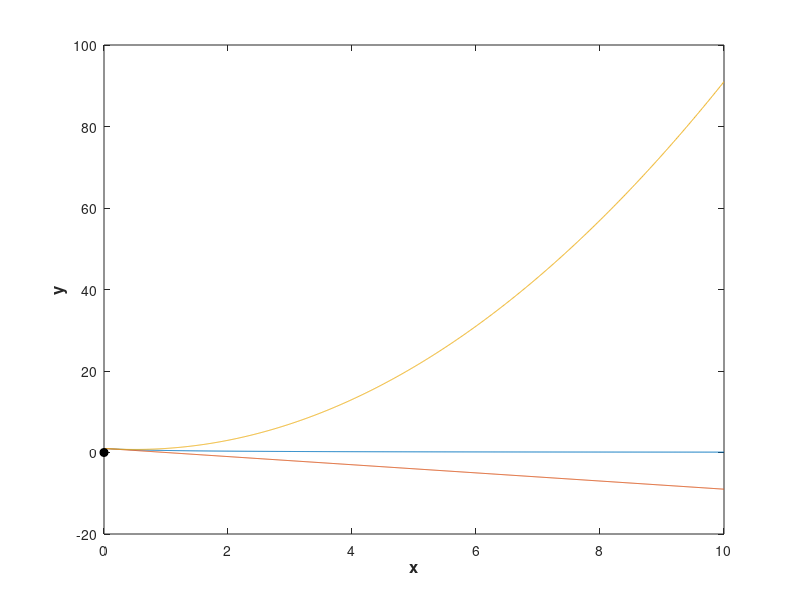

MATLAB code for this plot: (Note: this script raises an error after producing the figure.)
% Convex Optimization 2025-26 %
% --- EXERCISE 1 --- %
% Nikolaos Malamas (2020030180)

clc; close all; clear all;

%% 
% 1.
step = 0.01;
x_max = 10;
x = [0:step:x_max];
f = 1./(x+1);

% (a) Done in paper - results in the report

% (b) We choose as x0 = [0,1,3] and plot the first and second order
% approximations at those points in common plots with the original f

% The closed forms of f_1 and f_2 have been derived by applying the
% given formulas in the exercise description. In the report, we
% we show in detail how the results were calculated.

% x0 = 0
f_1 = -x + 1;
f_2 = x.^2 - x + 1;

figure
plot(x,f);
hold on
plot(x,f_1);
hold on
plot(x,f_2);
x0 = 0;
y0 = f(x == x0);
xlabel('x','FontSize',12,'FontWeight','bold');
ylabel('y','FontSize',12,'FontWeight','bold');
plot(x0, 0, 'ko', 'MarkerFaceColor', 'k', 'MarkerSize', 6);
line([x0 x0], y0, 'Color', 'r', 'LineWidth', 2, 'LineStyle', ':');
text(x0 + 0.1, 3, 'x_0', 'FontSize', 12 ,'Color', 'k', 'FontWeight', 'bold');
grid on;
axis on
title(['$f(x)$ ' 'and its 1st and 2nd order Taylor approximations at ' '$x_0=0$'], 'Interpreter', 'latex');
legend('f(x)','f_1(x)','f_2(x)');

% x0 = 1
f_1 = -(1/4).*x + 3/4;
f_2 = (1/8).*x.^2 - (1/2).*x + 7/8;

figure
plot(x,f);
hold on
plot(x,f_1);
hold on
plot(x,f_2);
x0 = 1;
y0 = f(x == x0);
xlabel('x','FontSize',12,'FontWeight','bold');
ylabel('y','FontSize',12,'FontWeight','bold');
plot(x0, 0, 'ko', 'MarkerFaceColor', 'k', 'MarkerSize', 6);
line([x0 x0], [0 y0], 'Color', 'r', 'LineWidth', 1, 'LineStyle', ':');
text(x0 + 0.1, 0, 'x_0', 'FontSize', 12 ,'Color', 'k', 'FontWeight', 'bold');
grid on;
axis on
title(['$f(x)$ ' 'and its 1st and 2nd order Taylor approximations at ' '$x_0=1$'], 'Interpreter', 'latex');
legend('f(x)','f_1(x)','f_2(x)');

% x0 = 3
f_1 = -(1/16).*x + 7/16;
f_2 = (1/64).*x.^2 - (10/64).*x + 37/64;

figure
plot(x,f);
hold on
plot(x,f_1);
hold on
plot(x,f_2);
x0 = 3;
y0 = f(x == x0);
xlabel('x','FontSize',12,'FontWeight','bold');
ylabel('y','FontSize',12,'FontWeight','bold');
plot(x0, 0, 'ko', 'MarkerFaceColor', 'k', 'MarkerSize', 6);
line([x0 x0], [0 y0], 'Color', 'r', 'LineWidth', 1, 'LineStyle', ':');
text(x0 + 0.1, 0, 'x_0', 'FontSize', 12 ,'Color', 'k', 'FontWeight', 'bold');
grid on
axis on
title(['$f(x)$ ' 'and its 1st and 2nd order Taylor approximations at ' '$x_0=3$'], 'Interpreter', 'latex');
legend('f(x)','f_1(x)','f_2(x)');

%%
% 2.

% (a)
% Define a x* > 0 as a bound for the x1,x2 to be into [0,x*]
x_star = 10;
step = 0.1;

[x1,x2] = meshgrid(0:step:x_star);
f = 1./(x1+x2+1);

figure
mesh(x1,x2,f,"LineStyle","--","FaceColor","flat","EdgeColor","k","EdgeAlpha","0.2");
title('The plot of $f$ using the ${\tt mesh}$ function', 'Interpreter','latex');
xlabel('x_1','FontSize',12,'FontWeight','bold');
ylabel('x_2','FontSize',12,'FontWeight','bold');
zlabel('f(x_1,x_2)','FontSize',12,'FontWeight','bold');
colorbar

% (b)
no_levels = 15;
figure
contour(x1,x2,f,no_levels,LineWidth=2);
grid on;
axis([0 7 0 7]);
title('The plot of $f$ using the ${\tt contour}$ function','Interpreter','latex');
xlabel('x_1','FontSize',12,'FontWeight','bold');
ylabel('x_2','FontSize',12,'FontWeight','bold');
colorbar

% (c) Done in paper - results in the report
% The chosen x_0 = (0 0)
x01 = 0;
x02 = 0;
x0 = [x01;x02];

% (d)
% The 1st order Taylor approximation at x0
f1 = 1 - x1 - x2;

figure
mesh(x1,x2,f,"FaceColor","g","EdgeColor","k","EdgeAlpha","0.05",'LineWidth', 2.5);
hold on
mesh(x1,x2,f1,"FaceColor","b","EdgeColor","k","EdgeAlpha","0.05",'LineWidth', 2.5);
hold on
z0 = f(x1 == x01 & x2 == x02);
plot3(x01, x02, 0, 'ko', 'MarkerFaceColor', 'k', 'MarkerSize', 6);
line ([x01 0], [x02 0], [0 z0], 'Color', 'r', 'LineWidth', 1.5, 'LineStyle', ':');
text(x01 + 0.1, x02 + 0.1, 0, 'x_0', 'FontSize', 12 ,'Color', 'k', 'FontWeight', 'bold');
axis([0 2 0 2 -2 2]);
title('Common ${\tt mesh}$ of $f$ and its 1st order Taylor approximation $f_1$ at $x_0 = (0\ 0)$','Interpreter','latex');
legend('f(x)','f_1(x)');
xlabel('x_1','FontSize',12,'FontWeight','bold');
ylabel('x_2','FontSize',12,'FontWeight','bold');
zlabel('f(x_1,x_2)','FontSize',12,'FontWeight','bold');

% (e)
% The 2nd order Taylor approximation at x0
f2 = 1 - x1 - x2 + (x1+x2).^2;
figure
mesh(x1,x2,f,"FaceColor","g","EdgeColor","k","EdgeAlpha","0.1");
hold on
mesh(x1,x2,f2,"FaceColor","b","EdgeColor","k","EdgeAlpha","0.1");
hold on
z0 = f(x1 == x01 & x2 == x02);
plot3(x01, x02, 0, 'ko', 'MarkerFaceColor', 'k', 'MarkerSize', 6);
line([x01 0], [x02 0], [0 z0], 'Color', 'r', 'LineWidth', 1.5, 'LineStyle', ':');
text(x01 + 0.1, x02 + 0.1, 0, 'x_0', 'FontSize', 12 ,'Color', 'k', 'FontWeight', 'bold');
axis([0 2 0 2 -1 2]);
title('Common ${\tt mesh}$ of $f$ and its 2nd order Taylor approximation $f_2$ at $x_0 = (0\ 0)$','Interpreter','latex');
legend('f(x)','f_2(x)');
xlabel('x_1','FontSize',12,'FontWeight','bold');
ylabel('x_2','FontSize',12,'FontWeight','bold');
zlabel('f(x_1,x_2)','FontSize',12,'FontWeight','bold');

%%
% (5)
step = 0.01;
epsilon = 0.001;
xmax = 100;

% (a) Done in paper - results in the report

% (b) Done in paper - results in the report

% (c) Done in paper - results in the report

% (d) 
x = [epsilon:step:xmax];

% Define a color palette (10 distinct colors for 10 curves)
% using MATLAB's built-in color set
colors = turbo(10);   

figure
for i=1:5
    a = i;
    f_conv_gt1 = x.^a;
    f_concave = x.^(0.2*a);

    % Pick color indices for each pair of curves
    color_conv = colors(2*i-1, :);
    color_conc = colors(2*i, :);

    plot(x, f_conv_gt1, 'LineWidth', 2, 'Color', color_conv);
    hold on;
    plot(x, f_concave, 'LineWidth', 2, 'Color', color_conc);
    xlabel('x','FontSize',12,'FontWeight','bold');
    ylabel('f(x)','FontSize',12,'FontWeight','bold');
    title('Plot of $f(x)=x^a$ for $a \in[0,1]$ and $a\geq1$', 'Interpreter','latex');
    axis([0 3 0 5]);
    grid on;
    hold on;
end
legend({'f(x)=x^1','f(x)=x^{0.2}', ...
        'f(x)=x^2','f(x)=x^{0.4}', ...
        'f(x)=x^3','f(x)=x^{0.6}', ...
        'f(x)=x^4','f(x)=x^{0.8}', ...
        'f(x)=x^5','f(x)=x^{1.0}'}, ...
        'Location','northwest');

figure
for i=1:5
    a = i;
    f_conv_lt0 = x.^(-a);
    f_concave = x.^(0.2*a);

    % Pick color indices for each pair of curves
    color1 = colors(2*i-1, :);
    color2 = colors(2*i, :);

    plot(x, f_conv_lt0, 'LineWidth', 2, 'Color', color1);
    hold on;
    plot(x, f_concave, 'LineWidth', 2, 'Color', color2);
    xlabel('x','FontSize',12,'FontWeight','bold');
    ylabel('f(x)','FontSize',12,'FontWeight','bold');
    title('Plot of $f(x)=x^a$ for $a \in[0,1]$ and $a\leq0$', 'Interpreter','latex');
    axis([0 3 0 5]);
    grid on;
    hold on;
end
legend({'f(x)=x^{-1}','f(x)=x^{0.2}', ...
        'f(x)=x^{-2}','f(x)=x^{0.4}', ...
        'f(x)=x^{-3}','f(x)=x^{0.6}', ...
        'f(x)=x^{-4}','f(x)=x^{0.8}', ...
        'f(x)=x^{-5}','f(x)=x^{1.0}'}, ...
        'Location','northeast');

% (e)
xmax = 20;
[x1,x2]=meshgrid(-xmax:step:xmax);

f1 = sqrt(x1.^2 + x2.^2);
f2 = x1.^2 + x2.^2;

figure
mesh(x1, x2, f1, 'LineWidth', 2);
xlabel('x_1','FontSize',12,'FontWeight','bold');
ylabel('x_2','FontSize',12,'FontWeight','bold');
title('$f_1(\bf{x})=||\bf{x}||_2$,\ $n=2$', 'Interpreter','latex', 'FontSize', 14);
grid on;
axis on;

figure
mesh(x1, x2, f2, 'LineWidth', 2);
xlabel('x_1','FontSize',12,'FontWeight','bold');
ylabel('x_2','FontSize',12,'FontWeight','bold');
title('$f_2(\bf{x})=||\bf{x}||_2^2$,\ $n=2$', 'Interpreter','latex', 'FontSize', 14);
grid on;
axis on;


%%
% (6)
step = 0.1;

% Firstly, generate the positive definite matrix P
% as described in the exercise
A = randn(2,2);
P = A * A';
q = randn(2,1);
r = randn;

xmax = 20;

% Generate the mesh grid for x1 and x2
[X1, X2] = meshgrid(-xmax:step:xmax, -xmax:step:xmax);
x1 = [-xmax:step:xmax-step];
x2 = [-xmax:step:xmax-step];

f = (1/2).*(P(1,1)*X1.^2 + 2*P(1,2)*X1.*X2 + P(2,2)*X2.^2) ...
    + q(1)*X1 + q(2)*X2 + r;

x_star = -inv(P)*q;

figure
mesh(X1,X2,f);
hold on
z0 = (1/2).*(P(1,1)*x_star(1)^2 + 2*P(1,2)*x_star(1)*x_star(2) + P(2,2)*x_star(2)^2) ...
    + q(1)*x_star(1) + q(2)*x_star(2) + r;
plot3(x_star(1), x_star(2), 0, 'ko', 'MarkerFaceColor', 'k', 'MarkerSize', 8);
text(x_star(1) + 1, x_star(2) + 1, 150, 'x_*', 'FontSize', 14 ,'Color', 'k', 'FontWeight', 'bold');
xlabel('x_1','FontSize',12,'FontWeight','bold');
ylabel('x_2','FontSize',12,'FontWeight','bold');
title('The Quadratic Function $f(\mathbf{x})=\frac{1}{2}\mathbf{x}^T\mathbf{P}\mathbf{x}+\mathbf{q}^T\mathbf{x}+r$,\ in {\tt mesh} plot','Interpreter','latex');
grid on;
colorbar

figure
contour(X1, X2, f, no_levels, LineWidth=2);
hold on;
plot(x_star(1), x_star(2), 'ko', 'MarkerFaceColor', 'k', 'MarkerSize', 6);
text(x_star(1) + 0.5, x_star(2) + 0.5, 'x_*', 'FontSize', 12 ,'Color', 'k', 'FontWeight', 'bold');
xlabel('x_1','FontSize',12,'FontWeight','bold');
ylabel('x_2','FontSize',12,'FontWeight','bold');
title('The Quadratic Function $f(\mathbf{x})=\frac{1}{2}\mathbf{x}^T\mathbf{P}\mathbf{x}+\mathbf{q}^T\mathbf{x}+r$,\ in {\tt contour} plot','Interpreter','latex');
grid on;
colorbar
